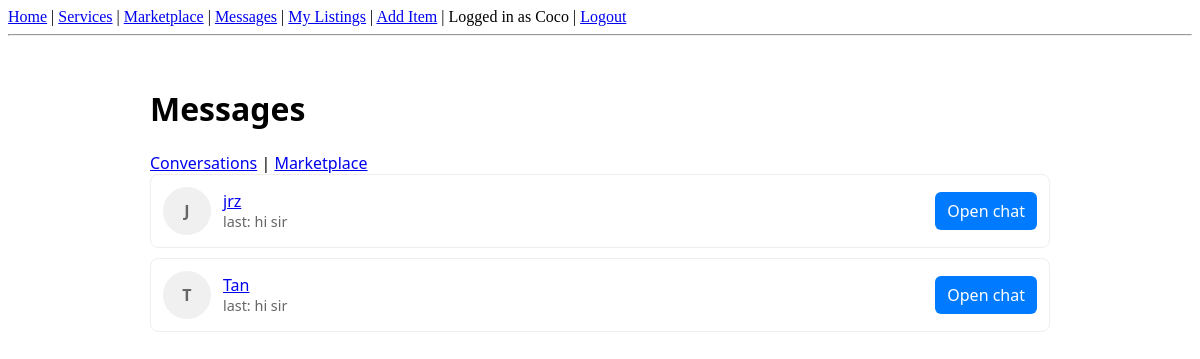
/messages (signed in), run on the app's committed database.
### tables this page shows
CREATE TABLE students (
        student_id INTEGER PRIMARY KEY AUTOINCREMENT,
        name TEXT NOT NULL,
        email TEXT UNIQUE NOT NULL,
        password TEXT NOT NULL,
        org TEXT
    );

### app.py (the view)
@app.route('/messages')
def messages():
    user_id = session.get('user_id')
    if not user_id:
        flash("Please log in.")
        return redirect(url_for('login'))
    conn = get_db_connection()
    cur = conn.cursor()
    cur.execute("""
        SELECT s.student_id, s.name, m2.content AS last_msg, t.last_at
        FROM (
            SELECT other_id, MAX(last_msg) AS last_at
            FROM (
                SELECT receiver_id AS other_id, created_at AS last_msg FROM messages WHERE sender_id=?
                UNION ALL
                SELECT sender_id   AS other_id, created_at AS last_msg FROM messages WHERE receiver_id=?
            )
            GROUP BY other_id
        ) t
        JOIN messages m2 ON (
            (m2.sender_id = ? AND m2.receiver_id = t.other_id AND m2.created_at = t.last_at)
            OR
            (m2.sender_id = t.other_id AND m2.receiver_id = ? AND m2.created_at = t.last_at)
        )
        JOIN students s ON s.student_id = t.other_id
        WHERE t.other_id != ?
        ORDER BY t.last_at DESC
    """, (user_id, user_id, user_id, user_id, user_id))
    rows = cur.fetchall()
    convos = [dict(r) for r in rows]
    conn.close()
    return render_template('messages.html', convos=convos)

### app.py (called while the page is built)
def get_db_connection():
    db_path = os.path.join(BASE_DIR, 'database', 'marketplace.db')
    conn = sqlite3.connect(db_path)
    conn.row_factory = sqlite3.Row
    return conn

### templates/messages.html (shortened to what this page needs)
{% extends "base.html" %}
{% block content %}
<div class="messages-wrap">
  <h1>Messages</h1>
  <div class="messages-nav">
    <a href="{{ url_for('conversations') }}">Conversations</a> |
    <a href="{{ url_for('marketplace') }}">Marketplace</a>
  </div>
  {% if convos %}
    <ul class="convo-list">
      {% for c in convos %}
        <li class="convo-item">
          <div style="display:flex;gap:12px;align-items:center">
            <div class="avatar">{{ (c['name'][:1] if c['name'])|upper }}</div>
            <div>
              <div><a class="open-chat" href="{{ url_for('chat_page', other_id=c['student_id']) }}" data-other="{{ c['student_id'] }}" data-name="{{ c['name']|e }}">{{ c['name'] }}</a></div>
              <div style="color:#666;font-size:0.9rem">last: {{ c['last_msg'] }}</div>
            </div>
          </div>
          <div>
            <a class="btn-primary open-chat" href="{{ url_for('chat_page', other_id=c['student_id']) }}" data-other="{{ c['student_id'] }}" data-name="{{ c['name']|e }}">Open chat</a>
          </div>
        </li>
      {% endfor %}
    </ul>
  {% else %}
    <p>No conversations yet.</p>
  {% endif %}
</div>
{% endblock %}

### templates/messages.html (style rules this page uses)
.messages-wrap { max-width:900px;margin:18px auto;padding:12px;font-family:Segoe UI, Roboto, Arial, sans-serif; }
.convo-list { list-style:none;padding:0;margin:0 }
.convo-item { display:flex;justify-content:space-between;align-items:center;padding:12px;border:1px solid #eee;border-radius:8px;margin-bottom:10px;background:#fff }
.avatar { width:48px;height:48px;border-radius:50%;background:#f0f0f0;display:inline-flex;align-items:center;justify-content:center;font-weight:700;color:#666 }
.btn-primary { background:#007bff;color:#fff;padding:8px 12px;border-radius:6px;text-decoration:none }

### data on the page
students: name "J", name "jrz", last_msg "hi sir"
students: name "T", name "Tan", last_msg "hi sir"

### other printed values
{{ session.get('user_name') }} "Coco"
